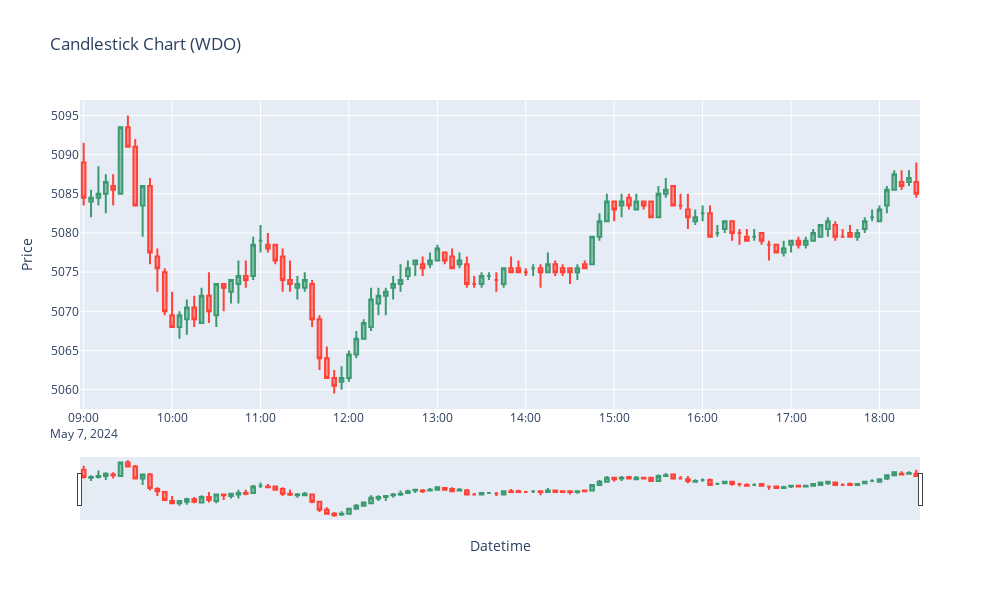

The code cell stored with this chart in its notebook:
### Code cell
fig = go.Figure(data=[go.Candlestick(x=df['Datetime'],
                                     open=df['Open'],
                                     high=df['High'],
                                     low=df['Low'],
                                     close=df['Close'],
                                     name='Candles')])

# fig.add_trace(go.Scatter(x=df['Datetime'], y=df['SMA'], mode='lines', name='SMA', line=dict(color='blue', dash='dash')))
# fig.add_trace(go.Scatter(x=df['Datetime'], y=df['EMA'], mode='lines', name='EMA', line=dict(color='orange', dash='dash')))

fig.update_layout(title='Candlestick Chart (WDO)',
                  xaxis_title='Datetime',
                  yaxis_title='Price',
                  xaxis_rangeslider_visible=True,
                  height=600,
                  width=1000)
